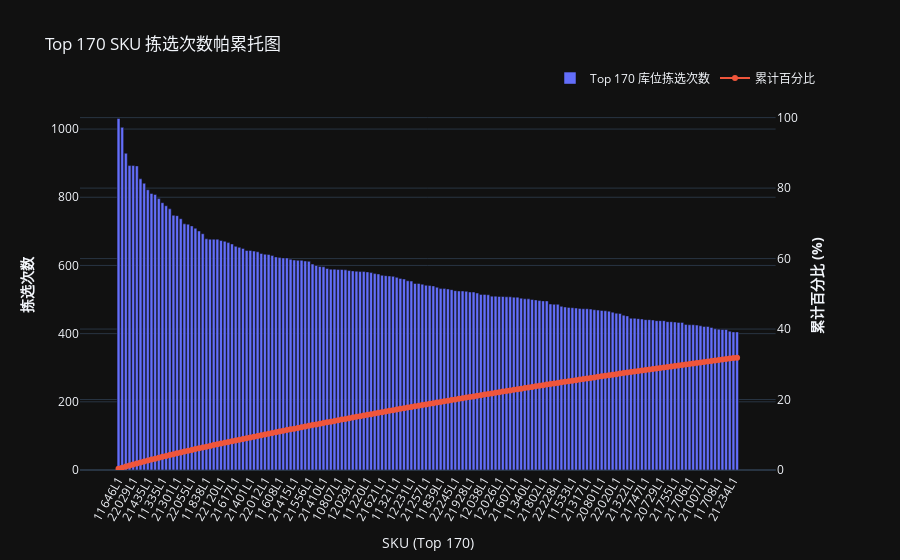

Notebook source saved alongside this figure:
### Code cell
import plotly.graph_objects as go
from plotly.subplots import make_subplots

# 获取库位拣选次数
location_counts = need_stat_label_df.from_location.value_counts()

# 为避免图表过于拥挤，我们选择Top 50的库位进行可视化
top_n = 170
location_counts_top_n = location_counts.head(top_n)

# 计算累计次数和累计百分比
# 注意：累计百分比的分母应该是总拣选次数，而不是Top N的拣选次数
total_picks = location_counts.sum()
cumulative_sum = location_counts_top_n.cumsum()
cumulative_percentage = (cumulative_sum / total_picks) * 100

# 创建带有双Y轴的图表
fig = make_subplots(specs=[[{"secondary_y": True}]])

# 添加拣选次数的条形图 (Y1轴)
fig.add_trace(
    go.Bar(x=location_counts_top_n.index, y=location_counts_top_n.values, name=f'Top {top_n} 库位拣选次数'),
    secondary_y=False,
)

# 添加累计百分比的折线图 (Y2轴)
fig.add_trace(
    go.Scatter(x=location_counts_top_n.index, y=cumulative_percentage, name='累计百分比', mode='lines+markers'),
    secondary_y=True,
)

# 设置图表标题和坐标轴标签
fig.update_layout(
    title_text=f"Top {top_n} 库位 (from_location) 拣选次数帕累托图",
    xaxis_title=f"库位 (Top {top_n})",
    legend=dict(orientation="h", yanchor="bottom", y=1.02, xanchor="right", x=1)
)

# 设置Y轴标题
fig.update_yaxes(title_text="<b>拣选次数</b>", secondary_y=False)
fig.update_yaxes(title_text="<b>累计百分比 (%)</b>", secondary_y=True, range=[0, 105]) # 设置百分比轴范围

# 旋转X轴标签以便阅读
fig.update_xaxes(tickangle=-60)

fig.show()

### Figure 1 — Plotly figure (JSON) as saved in the notebook; plotly's stock layout.template omitted (floating-point values rounded to 4 significant figures; data arrays with more than 128 entries replaced by an {"elided": "..."} marker saying what was removed)
{"data": [{"name": "Top 170 库位拣选次数", "x": {"elided": "170 str values"}, "y": {"elided": "170 int values"}, "type": "bar", "xaxis": "x", "yaxis": "y"}, {"mode": "lines+markers", "name": "累计百分比", "x": {"elided": "170 str values"}, "y": {"elided": "170 float values"}, "type": "scatter", "xaxis": "x", "yaxis": "y2"}], "layout": {"xaxis": {"anchor": "y", "domain": [0.0, 0.94], "title": {"text": "SKU (Top 170)"}, "tickangle": -60}, "yaxis": {"anchor": "x", "domain": [0.0, 1.0], "title": {"text": "<b>拣选次数</b>"}}, "yaxis2": {"anchor": "x", "overlaying": "y", "side": "right", "title": {"text": "<b>累计百分比 (%)</b>"}, "range": [0, 105]}, "title": {"text": "Top 170 SKU 拣选次数帕累托图"}, "legend": {"orientation": "h", "yanchor": "bottom", "y": 1.02, "xanchor": "right", "x": 1}}}
